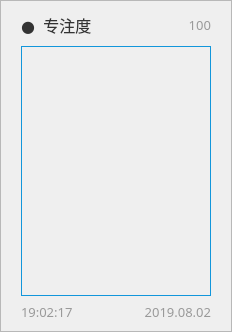
            <widget class="QFrame" name="concentration_area_chart">
             <property name="minimumSize">
              <size>
               <width>0</width>
               <height>0</height>
              </size>
             </property>
             <property name="styleSheet">
              <string notr="true">QFrame#concentration_area_chart {
	background-color: #ffffff;
}</string>
             </property>
             <property name="frameShape">
              <enum>QFrame::StyledPanel</enum>
             </property>
             <property name="frameShadow">
              <enum>QFrame::Raised</enum>
             </property>
             <layout class="QGridLayout" name="gridLayout_11">
              <property name="leftMargin">
               <number>20</number>
              </property>
              <property name="topMargin">
               <number>9</number>
              </property>
              <property name="rightMargin">
               <number>20</number>
              </property>
              <property name="bottomMargin">
               <number>9</number>
              </property>
              <item row="0" column="2">
               <widget class="QLabel" name="label_12">
                <property name="font">
                 <font>
                  <family>微软雅黑</family>
                  <pointsize>10</pointsize>
                 </font>
                </property>
                <property name="styleSheet">
                 <string notr="true">color: #999999;
background: none;</string>
                </property>
                <property name="text">
                 <string>100</string>
                </property>
                <property name="scaledContents">
                 <bool>true</bool>
                </property>
                <property name="alignment">
                 <set>Qt::AlignRight|Qt::AlignTrailing|Qt::AlignVCenter</set>
                </property>
               </widget>
              </item>
              <item row="1" column="0" colspan="3">
               <widget class="QtCharts::QChartView" name="concentration_area_chart_widget" native="true">
                <property name="minimumSize">
                 <size>
                  <width>0</width>
                  <height>250</height>
                 </size>
                </property>
                <property name="maximumSize">
                 <size>
                  <width>16777215</width>
                  <height>250</height>
                 </size>
                </property>
                <property name="styleSheet">
                 <string notr="true">border: 1px solid #1296db;
background: none;</string>
                </property>
               </widget>
              </item>
              <item row="2" column="0">
               <widget class="QLabel" name="label_13">
                <property name="minimumSize">
                 <size>
                  <width>0</width>
                  <height>0</height>
                 </size>
                </property>
                <property name="maximumSize">
                 <size>
                  <width>16777215</width>
                  <height>16777215</height>
                 </size>
                </property>
                <property name="font">
                 <font>
                  <family>微软雅黑</family>
                  <pointsize>10</pointsize>
                 </font>
                </property>
                <property name="styleSheet">
                 <string notr="true">color: #999999;
background: none;</string>
                </property>
                <property name="text">
                 <string>19:02:17</string>
                </property>
               </widget>
              </item>
              <item row="2" column="1">
               <spacer name="horizontalSpacer_7">
                <property name="orientation">
                 <enum>Qt::Horizontal</enum>
                </property>
                <property name="sizeHint" stdset="0">
                 <size>
                  <width>40</width>
                  <height>20</height>
                 </size>
                </property>
               </spacer>
              </item>
              <item row="2" column="2">
               <widget class="QLabel" name="label_14">
                <property name="minimumSize">
                 <size>
                  <width>0</width>
                  <height>0</height>
                 </size>
                </property>
                <property name="maximumSize">
                 <size>
                  <width>16777215</width>
                  <height>16777215</height>
                 </size>
                </property>
                <property name="font">
                 <font>
                  <family>微软雅黑</family>
                  <pointsize>10</pointsize>
                 </font>
                </property>
                <property name="styleSheet">
                 <string notr="true">color: #999999;
background: none;</string>
                </property>
                <property name="text">
                 <string>2019.08.02</string>
                </property>
                <property name="alignment">
                 <set>Qt::AlignRight|Qt::AlignTrailing|Qt::AlignVCenter</set>
                </property>
               </widget>
              </item>
              <item row="0" column="0">
               <widget class="QLabel" name="label_11">
                <property name="minimumSize">
                 <size>
                  <width>0</width>
                  <height>30</height>
                 </size>
                </property>
                <property name="maximumSize">
                 <size>
                  <width>16777215</width>
                  <height>30</height>
                 </size>
                </property>
                <property name="font">
                 <font>
                  <family>微软雅黑</family>
                  <pointsize>12</pointsize>
                 </font>
                </property>
                <property name="styleSheet">
                 <string notr="true">color: #333333;
background: none;</string>
                </property>
                <property name="text">
                 <string>●  专注度</string>
                </property>
                <property name="scaledContents">
                 <bool>true</bool>
                </property>
               </widget>
              </item>
             </layout>
            </widget>
